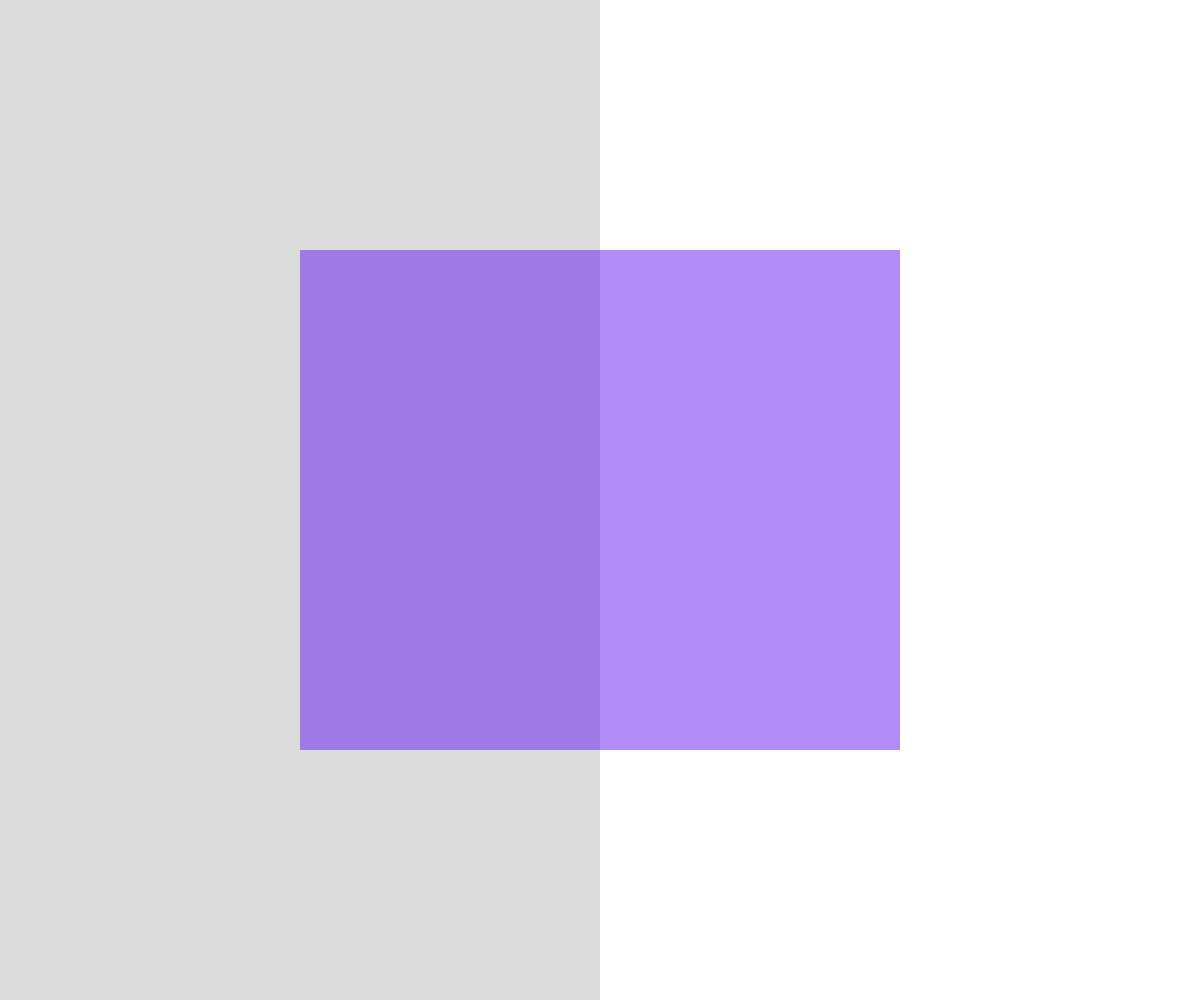
Frame 1 (no input)
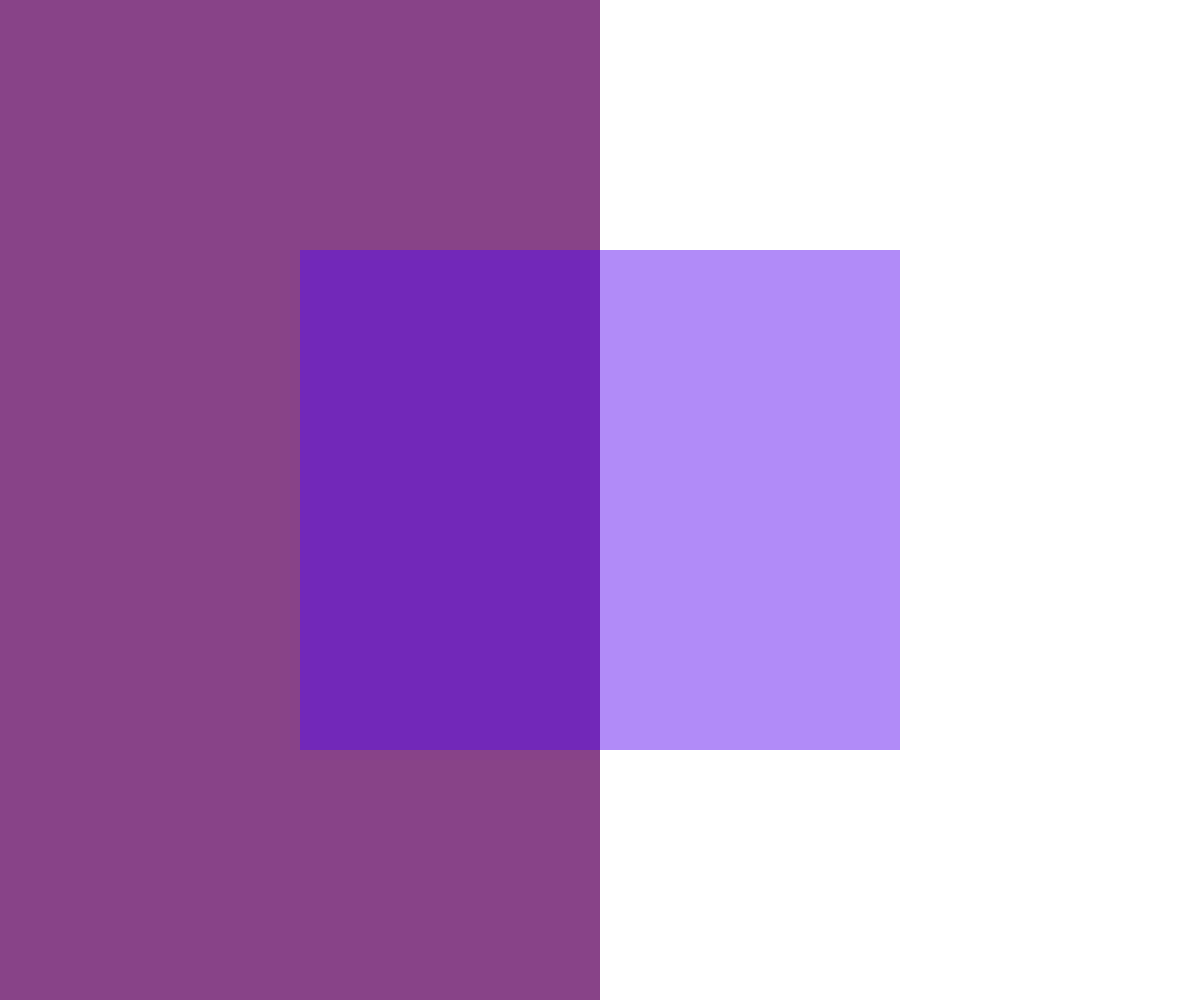
Frame 60 (no input)
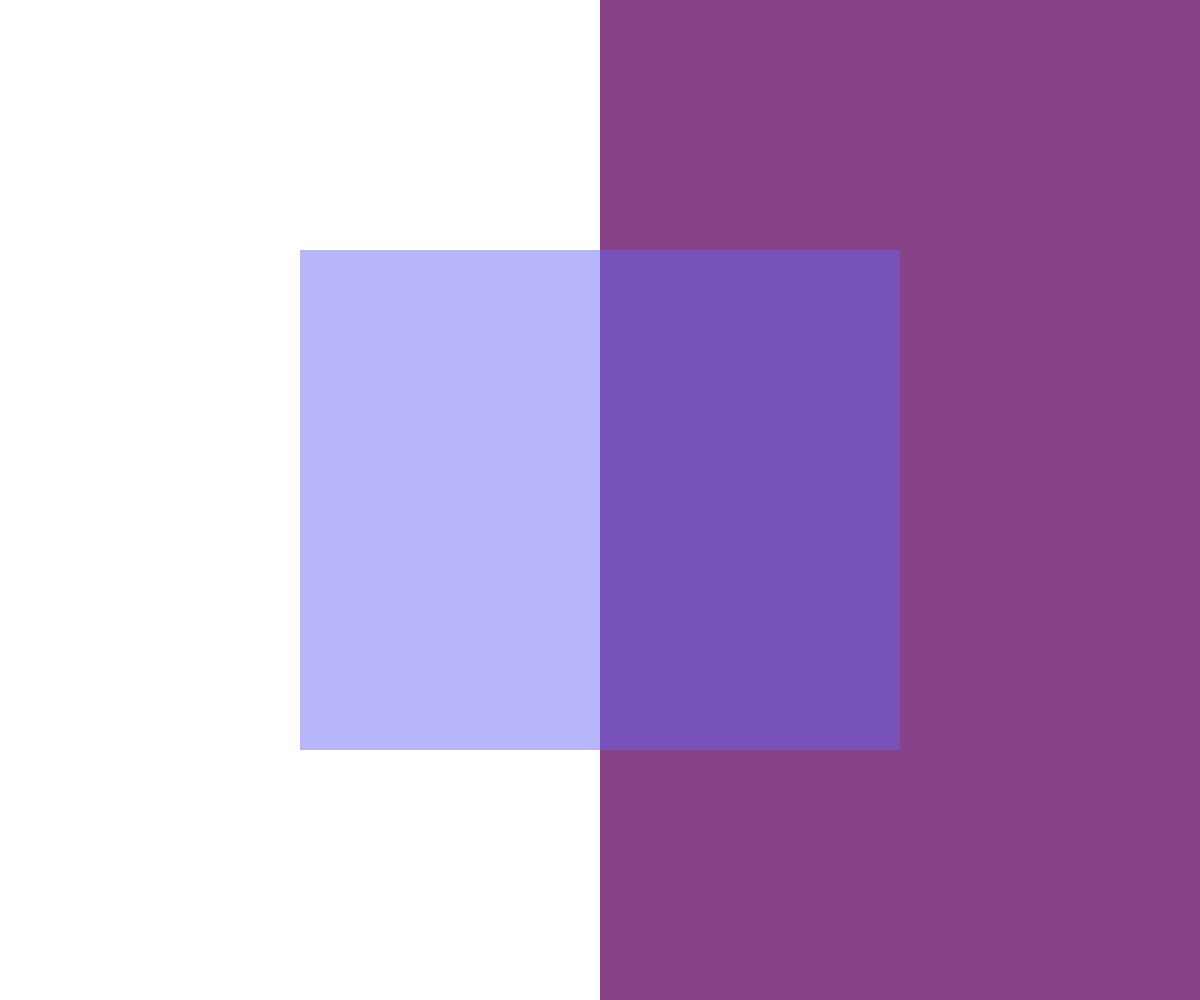
Frame 120 (the mouse pressed at the canvas centre since frame 60)

The p5.js sketch that drew these frames (run headless with seeded random() and noise() and a simulated clock; from frame 60 on, the mouse is pressed at the canvas centre):

// p5.js sketch
// ── sketch.js
// Demo 2, State Variables and Fading
// Jordan Cho
// 2/11/2020
//
// Extra for Experts:
// - describe what you did to take this project "above and beyond"

let onLeft, onRight;
let leftFade = 0;
let rightFade =0;
//let ri const FADE_SPEED =0;
const FADE_SPEED = 3;


function setup() {
  createCanvas(windowWidth, windowHeight);
  onLeft = true;
  onRight = false;
}

function draw() {
  background(220);
  updateCurrentSide();
  //print("left:" + onLeft + "right:" + onRight);
  renderRectangles();
  
  if(mouseX > width*0.25 && mouseX,width*0.75 &&mouseY> height*.25 &&mouseY< height*0.75 ){
    fill(100,100,240,120);
    rect(width *0.25, height*0.25, width/2, height/2);
  }
  else{
    fill(90,10,240,120);
    rect(width *0.25, height*0.25, width/2, height/2);
  }
  //last thing is opacity
}

//update state vairables to represent which
// side of the canvas the mouse curser is on.
function updateCurrentSide(){
  if(mouseX < width/2){
    onLeft = true;
    onRight = false;
  }
  else{
    onLeft = false;
    onRight = true;
  }
}
function renderRectangles(){
  //draw two rect of varying fill values on the screen
  noStroke();
  if(onLeft){
    fill(100, 0, 100,leftFade);
    rect(0,0,width/2, height);
    leftFade += FADE_SPEED;
  }
  else{
    leftFade =0;
    fill(255);
    rect(0,0,width/2, height);
  }
  if(onRight){
    fill(100, 0 , 100, rightFade);
    rect(width/2,0, width/2, height);
    rightFade += FADE_SPEED;
  }
  else{
    fill(255);
    rect(width/2,0, width/2, height);
    rightFade = 0;
  }
}
